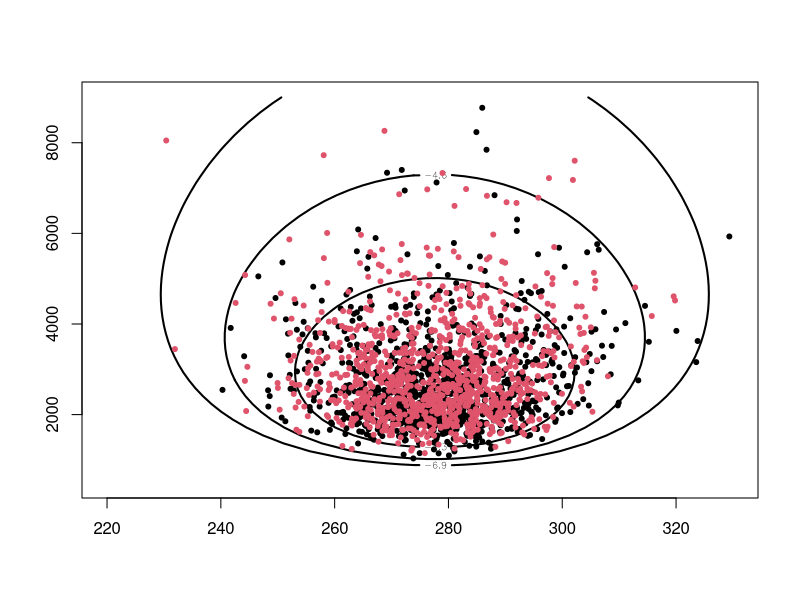
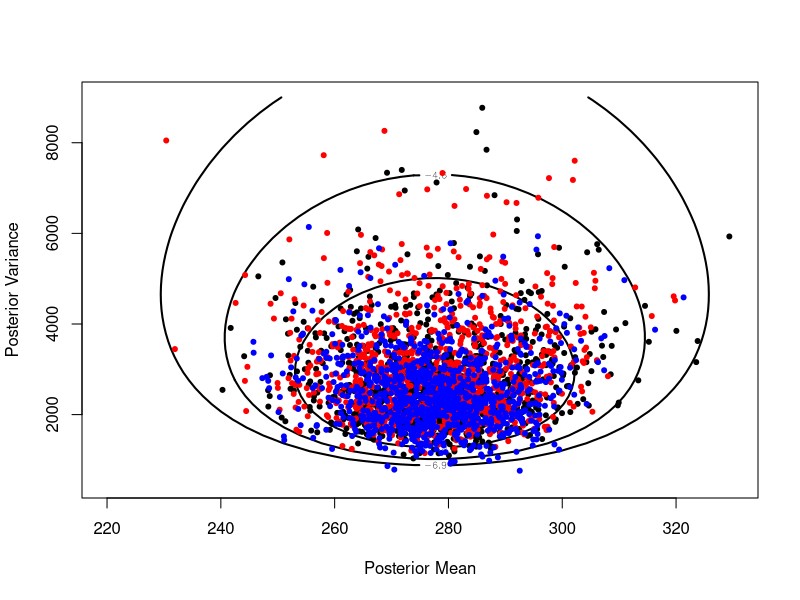
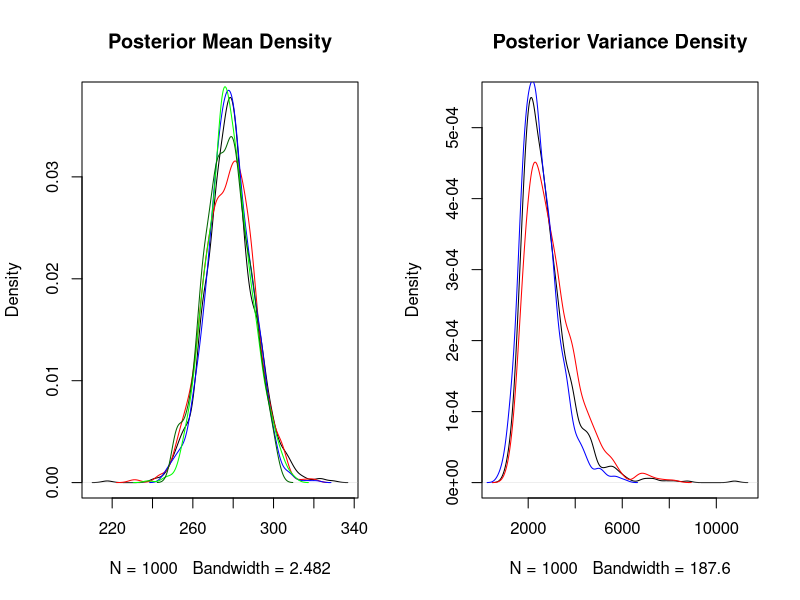

The R source for these figures, in order:
# Name: marathonTimes.R
# Auth: uhkniazi
# Date: 04/05/2017
# Desc: various parameter estimation methods using examples from a couple of books. 
#       see the main blog description for the references and details.

library(LearnBayes)

attach(marathontimes)

str(marathontimes)
summary(marathontimes)

### we will try a few methods for parameter estimation.
### first we will use a conjugate analysis and calculate the parameters
### for the data analytically as shown in Gelman 2008 - see page 62 
### also see page 64 of bayesian computation with R
## We are not using any prior information, but to make this function more general 
## I am adding some prior information with 0s
## look at page 68 of Bayesian Data Analysis (Gelman) for formula
sim.post = function(dat.grp){
  # prior variance
  sigma.0 = 0
  # prior observations
  k.0 = 0
  # prior degrees of freedom
  v.0 = k.0 - 1
  # prior mean
  mu.0 = 0
  # calculate conjugate posterior
  # number of observations in the data
  n = length(dat.grp)
  # prior observations + data points = posterior number of observations
  k.n = k.0 + n
  # posterior degrees of freedom
  v.n = v.0 + n
  # mean and sd for the data
  y.bar = mean(dat.grp)
  s = sd(dat.grp)
  # posterior mean
  mu.n = (k.0/k.n * mu.0) + (n/k.n * y.bar)
  # posterior var
  sigma.n = (( v.0*sigma.0 ) + ( (n-1)*(s^2) ) + ( (k.0*n/k.n)*((y.bar-mu.0)^2) )) / v.n
  #post.scale = ((prior.dof * prior.scale) + (var(dat.grp) * (length(dat.grp) - 1))) / post.dof
  ## simulate posterior variance and conditional posterior mean
  sigma = (sigma.n * v.n)/rchisq(1000, v.n)
  mu = rnorm(1000, mu.n, sqrt(sigma)/sqrt(k.n))
  return(list(mu=mu, var=sigma))
}

## simulate the posterior variance and get estimates for mean and variance
## the results are very approximately equal to what we see in the book.
sim.1 = sim.post(time)
quantile(sim.1$mu, c(0.025, 0.975))
quantile(sqrt(sim.1$var), c(0.025, 0.975))
quantile(sim.1$var, c(0.025, 0.975))
#################################### Repeat the same analysis but this time
########################### on using a grid based approximation

## define a discrete grid of parameters
Mu = seq(250, 302, by=0.5)
Sigma2 = seq(500, 9000, by=10)

## define a log posterior function
lp = function(theta, data){
  s = theta[2]
  m = theta[1]
  d = data$time # data from marathon times
  log.lik = sum(dnorm(d, m, sqrt(s), log=T))
  log.prior = 1
  log.post = log.lik + log.prior
  return(log.post)
}

# sanity check for function
# choose a starting value
start = c('mu'=Mu[1], 'sigma2'=Sigma2[1])
lData = list('time'=time)
lp(start, lData)
# draw the contour plot 
mycontour(lp, c(220, 330, 500, 9000), lData)
# how do the simulated values earlier fit in this contour plot
points(sim.1$mu, sim.1$var, pch=20)

## calculate the log posterior at each grid point 
lm = matrix(NA, nrow=length(Mu), ncol = length(Sigma2))
for (r in seq_along(Mu)){
  for (c in seq_along(Sigma2)){
    s = c('mu'=Mu[r], 'sigma2'=Sigma2[c])
    lm[r, c] = lp(s, lData)
  }
}

# convert from log posterior 
# subtract max before exponentiating
lm = lm-max(lm)
lm = exp(lm)
# set total prob of grid to 1
lm = lm/sum(colSums(lm))

## take samples from this distribution
pSigma2 = colSums(lm)
pMu = rowSums(lm)

## add a uniform jitter centered at zero and half of grid spacing to make distribution continuous
sig2Sample = runif(1000, -1*10/2, 10/2) +  sample(size = 1000, Sigma2, replace = T, prob = pSigma2)
# for each sampled value of sig2Sample, get the posterior mu, conditioned on sig2Sample
muSample = rnorm(1000, mean(time), sqrt(sig2Sample)/sqrt(length(time)))
## how do they fit on the contour plot
points(muSample, sig2Sample, pch=20, col=2)
## pretty close
quantile(muSample, c(0.025, 0.975))
quantile(sqrt(sig2Sample), c(0.025, 0.975))
quantile(sig2Sample, c(0.025, 0.975))

# take a sample directly from the grid for mean
muSample2 = runif(1000, -1*0.5/2, 0.5/2) + sample(size = 1000, Mu, replace = T, prob = pMu)
quantile(muSample2, c(0.025, 0.975))

################################################################
#### try an optimization based approach
## define a log posterior function
lp2 = function(theta, data){
  # we define the sigma on a log scale as optimizers work better
  # if scale parameters are well behaved
  s = exp(theta[2])
  m = theta[1]
  d = data$time # data from marathon times
  log.lik = sum(dnorm(d, m, s, log=T))
  log.prior = 1
  log.post = log.lik + log.prior
  return(log.post)
}

# sanity check for function
# choose a starting value
start = c('mu'=mean(time), 'sigma'=log(var(time)))
lData = list('time'=time)
lp2(start, lData)

op = optim(start, lp2, control = list(fnscale = -1), data=lData)
op$par
exp(op$par[2])

## try the laplace function from LearnBayes
fit = laplace(lp2, start, lData)
fit
se = sqrt(diag(fit$var))
se
fit$mode+1.96*se
fit$mode-1.96*se

## lets take a sample from this
sigSample.op = rnorm(1000, fit$mode['sigma'], se['sigma'])
muSample.op = rnorm(1000, mean(time), exp(sigSample.op)/sqrt(length(time)))
muSample2.op = rnorm(1000, fit$mode['mu'], se['mu'])

##### lets plot all the various approximations together
mycontour(lp, c(220, 330, 500, 9000), lData, xlab='Posterior Mean', ylab='Posterior Variance')
# how do the simulated values earlier fit in this contour plot
points(sim.1$mu, sim.1$var, pch=20, col='black')
points(muSample, sig2Sample, pch=20, col='red')
points(muSample.op, exp(sigSample.op)^2, pch=20, col='blue')

par(mfrow=c(1,2))
plot(density(sim.1$mu), col=1, type='l', main='Posterior Mean Density')
lines(density(muSample), col='red')
lines(density(muSample.op), col='blue')
lines(density(muSample2.op), col='green')
lines(density(muSample2), col='darkgreen')

plot(density(sim.1$var), col=1, type='l', main='Posterior Variance Density')
lines(density(sig2Sample), col='red')
lines(density(exp(sigSample.op)^2), col='blue')
